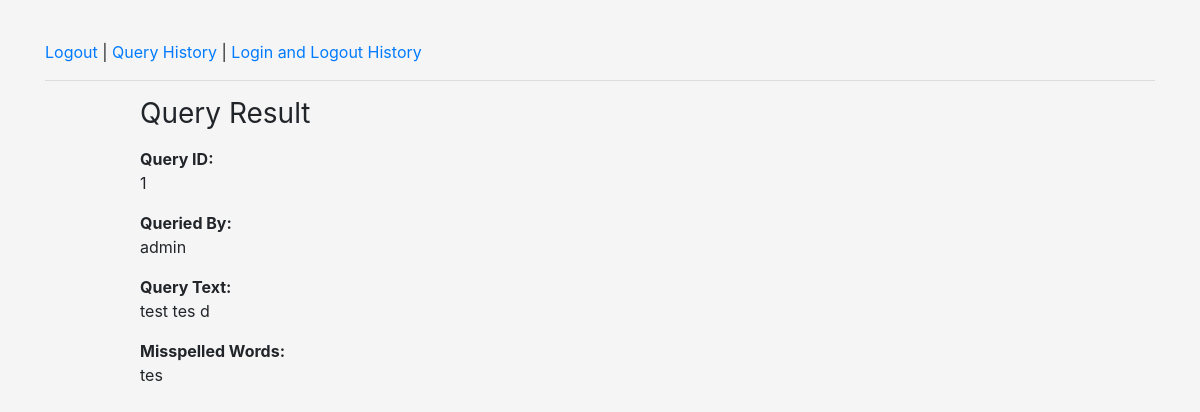
The app's page /history/query1 (signed in) with its own data.
### app.py (models this page shows, shortened)
class QueryHistory(db.Model):
    __tablename__ = 'queries'
    queryid = db.Column(db.Integer, nullable=False, autoincrement = True, primary_key=True)
    querytext = db.Column(db.String(4000), nullable=False)
    queryresult = db.Column(db.String(4000), nullable=False)
    username = db.Column(db.String(20), nullable=False)

### app.py (the view)
@app.route('/history/query<id>')
def query(id):
    if session.get('logged_in') == True:
        if session['role'] == 'admin':
            query = QueryHistory.query.filter_by(queryid = id).first()
            admin = True
        else:
            query = QueryHistory.query.filter_by(queryid = id, username=session['user']).first()
            admin = False
        return render_template('queryview.html', query = query, admin=admin)
    else:
        return redirect(url_for('login'))

### templates/queryview.html (shortened to what this page needs)
{% extends 'base.html' %}
{% block content %}
<div class="container">
    <a href="{{url_for('logout')}}">Logout</a> | <a href="{{url_for('history')}}">Query History</a> {% if admin %}| <a href="{{url_for('login_history')}}">Login and Logout History</a> {% endif %}
    <hr>
    <div class="row">
        <div class="col-1"></div>
        <div class="col-10">
                <h1 class="h3 mb-3 font-weight-normal">Query Result</h1>
                <b>Query ID:</b>
                <p id="queryid">{{ query.queryid }}</p>
                <b>Queried By:</b>
                <p id="username">{{ query.username }}</p>
                <b>Query Text:</b>
                <p id="querytext">{{ query.querytext }}</p>
                <b>Misspelled Words:</b>
                <p id="queryresult">{{ query.queryresult }}</p>
        </div>
        <div class="col-1"></div>
    </div>
</div>
{% endblock %}

### static/style.css (style rules this page uses)
body { display: -ms-flexbox; display: -webkit-box; display: flex; -ms-flex-align: center; -ms-flex-pack: center; -webkit-box-align: center; align-items: center; -webkit-box-pack: center; justify-content: center; padding-top: 40px; padding-bottom: 40px; background-color: #f5f5f5; }

### records on screen
QueryHistory: queryid "1", username "admin", querytext "test tes d", queryresult "tes"
